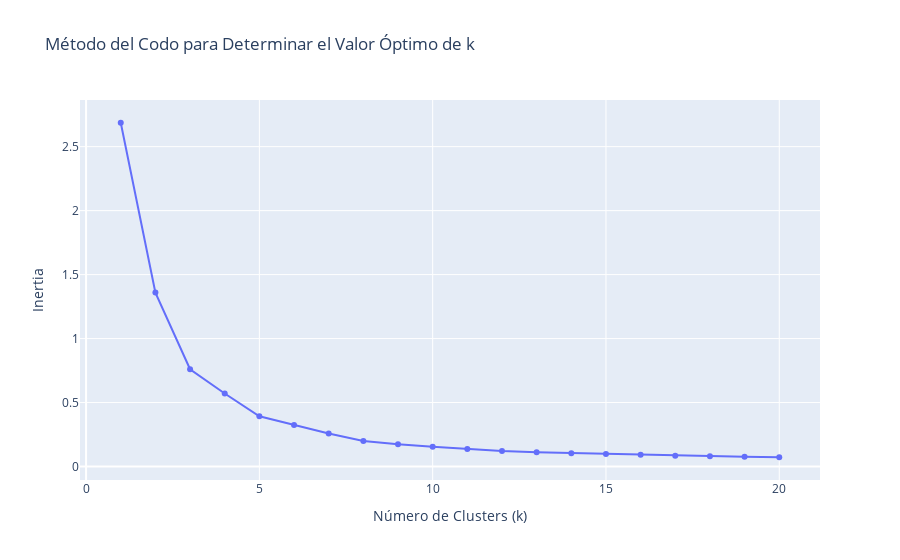

The notebook cell this image was saved under:
### Markdown cell above
**Respuesta:**

### Code cell
# Números de clusters a probar
k_values = range(1, 21)
inertia_values = []

for k in k_values:
    # Crear un nuevo pipeline con K-Means y el número de clusters actual
    kmeans = KMeans(n_clusters=k, random_state=42)
    cluster_pipeline = Pipeline([
        ('features', feature_extractor),
        ('impute', imputer),
        ('scaler', transformer),
        ('clustering', kmeans)
    ])
    
    # Aplicar el pipeline y obtener la Inertia
    cluster_pipeline.fit_transform(df_retail)
    inertia = cluster_pipeline.named_steps['clustering'].inertia_
    inertia_values.append(inertia)

# Crear un DataFrame con los valores de k y la Inertia
elbow_data = pd.DataFrame({'k': k_values, 'Inertia': inertia_values})

# Crear un gráfico interactivo con Plotly
fig = px.line(elbow_data, x='k', y='Inertia', title='Método del Codo para Determinar el Valor Óptimo de k')
fig.update_traces(mode='lines+markers')
fig.update_xaxes(title='Número de Clusters (k)')
fig.update_yaxes(title='Inertia')
fig.show()

### Figure 1 — Plotly figure (JSON) as saved in the notebook; plotly's stock layout.template omitted (floating-point values rounded to 4 significant figures)
{"data": [{"hovertemplate": "k=%{x}<br>Inertia=%{y}<extra></extra>", "legendgroup": "", "line": {"color": "#636efa", "dash": "solid"}, "marker": {"symbol": "circle"}, "mode": "lines+markers", "name": "", "orientation": "v", "showlegend": false, "type": "scatter", "x": [1, 2, 3, 4, 5, 6, 7, 8, 9, 10, 11, 12, 13, 14, 15, 16, 17, 18, 19, 20], "xaxis": "x", "y": [2.687, 1.359, 0.7602, 0.5708, 0.3932, 0.325, 0.2584, 0.1991, 0.1734, 0.1556, 0.138, 0.1218, 0.1111, 0.1045, 0.09833, 0.09133, 0.08523, 0.07972, 0.07649, 0.07262], "yaxis": "y"}], "layout": {"legend": {"tracegroupgap": 0}, "title": {"text": "Método del Codo para Determinar el Valor Óptimo de k"}, "xaxis": {"anchor": "y", "domain": [0, 1], "title": {"text": "Número de Clusters (k)"}}, "yaxis": {"anchor": "x", "domain": [0, 1], "title": {"text": "Inertia"}}}}
